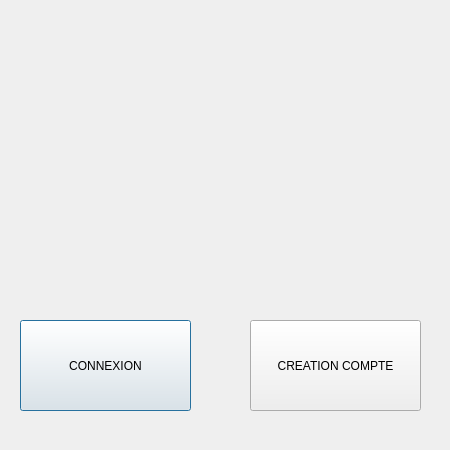
<?xml version="1.0" encoding="UTF-8"?>
<ui version="4.0">
 <class>FenetrePrincipale</class>
 <widget class="QDialog" name="FenetrePrincipale">
  <property name="geometry">
   <rect>
    <x>0</x>
    <y>0</y>
    <width>450</width>
    <height>450</height>
   </rect>
  </property>
  <property name="windowTitle">
   <string>Dialog</string>
  </property>
  <widget class="QPushButton" name="pushButton">
   <property name="geometry">
    <rect>
     <x>20</x>
     <y>320</y>
     <width>171</width>
     <height>91</height>
    </rect>
   </property>
   <property name="text">
    <string>CONNEXION</string>
   </property>
  </widget>
  <widget class="QLabel" name="imageShareCount">
   <property name="geometry">
    <rect>
     <x>100</x>
     <y>30</y>
     <width>301</width>
     <height>231</height>
    </rect>
   </property>
   <property name="text">
    <string/>
   </property>
  </widget>
  <widget class="QPushButton" name="pushButton_2">
   <property name="geometry">
    <rect>
     <x>250</x>
     <y>320</y>
     <width>171</width>
     <height>91</height>
    </rect>
   </property>
   <property name="text">
    <string>CREATION COMPTE</string>
   </property>
  </widget>
 </widget>
 <resources/>
 <connections/>
</ui>
